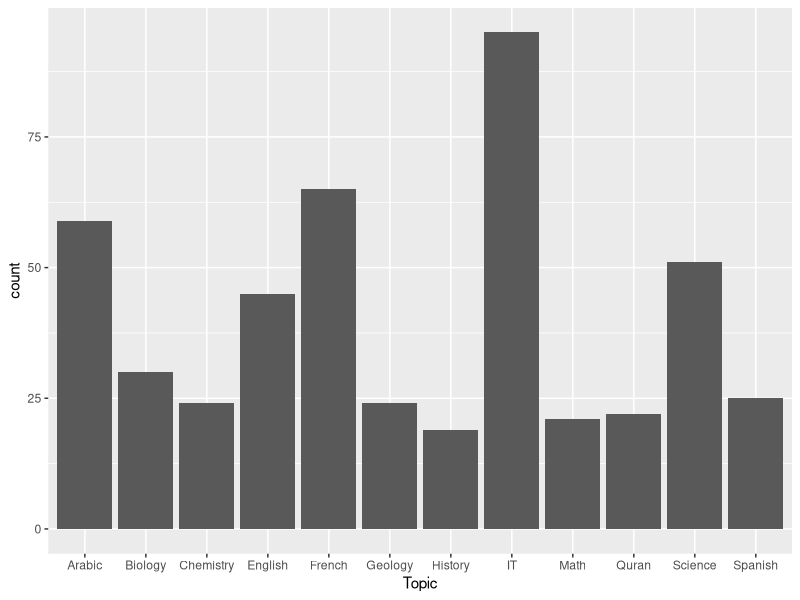
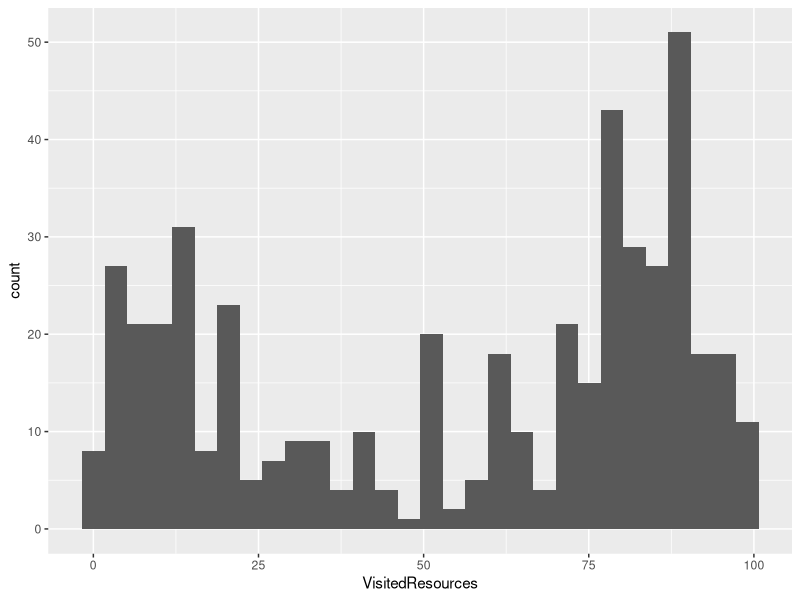

R code for these plots, in order:
## ---- chunk 1
knitr::opts_chunk$set(echo = TRUE)
## ---- chunk 2
library(ggplot2)
## ---- chunk 3
df_edu <- read.csv("../data/xAPI-Edu-Data.csv")
## ---- chunk 4
ggplot(df_edu, aes(x=Topic)) + geom_bar()
## ---- chunk 5
ggplot(df_edu, aes(x=VisitedResources)) + geom_histogram()
